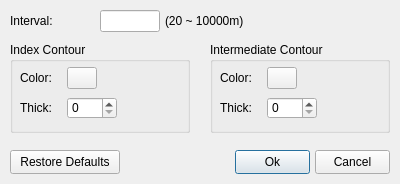
<?xml version="1.0" encoding="UTF-8"?>
<ui version="4.0">
 <class>ContourDlg</class>
 <widget class="QDialog" name="ContourDlg">
  <property name="geometry">
   <rect>
    <x>0</x>
    <y>0</y>
    <width>400</width>
    <height>184</height>
   </rect>
  </property>
  <property name="sizePolicy">
   <sizepolicy hsizetype="Preferred" vsizetype="Fixed">
    <horstretch>0</horstretch>
    <verstretch>0</verstretch>
   </sizepolicy>
  </property>
  <property name="minimumSize">
   <size>
    <width>400</width>
    <height>184</height>
   </size>
  </property>
  <property name="maximumSize">
   <size>
    <width>400</width>
    <height>184</height>
   </size>
  </property>
  <property name="windowTitle">
   <string>Contour Line Setting</string>
  </property>
  <property name="modal">
   <bool>true</bool>
  </property>
  <widget class="QPushButton" name="okButton">
   <property name="geometry">
    <rect>
     <x>235</x>
     <y>150</y>
     <width>75</width>
     <height>24</height>
    </rect>
   </property>
   <property name="sizePolicy">
    <sizepolicy hsizetype="Fixed" vsizetype="Fixed">
     <horstretch>0</horstretch>
     <verstretch>0</verstretch>
    </sizepolicy>
   </property>
   <property name="minimumSize">
    <size>
     <width>75</width>
     <height>24</height>
    </size>
   </property>
   <property name="maximumSize">
    <size>
     <width>75</width>
     <height>24</height>
    </size>
   </property>
   <property name="focusPolicy">
    <enum>Qt::StrongFocus</enum>
   </property>
   <property name="text">
    <string>Ok</string>
   </property>
   <property name="autoDefault">
    <bool>false</bool>
   </property>
   <property name="default">
    <bool>true</bool>
   </property>
  </widget>
  <widget class="QPushButton" name="cancelButton">
   <property name="geometry">
    <rect>
     <x>315</x>
     <y>150</y>
     <width>75</width>
     <height>24</height>
    </rect>
   </property>
   <property name="sizePolicy">
    <sizepolicy hsizetype="Fixed" vsizetype="Fixed">
     <horstretch>0</horstretch>
     <verstretch>0</verstretch>
    </sizepolicy>
   </property>
   <property name="minimumSize">
    <size>
     <width>75</width>
     <height>24</height>
    </size>
   </property>
   <property name="maximumSize">
    <size>
     <width>75</width>
     <height>24</height>
    </size>
   </property>
   <property name="focusPolicy">
    <enum>Qt::StrongFocus</enum>
   </property>
   <property name="text">
    <string>Cancel</string>
   </property>
   <property name="autoDefault">
    <bool>false</bool>
   </property>
  </widget>
  <widget class="QPushButton" name="defaultValueButton">
   <property name="geometry">
    <rect>
     <x>10</x>
     <y>150</y>
     <width>110</width>
     <height>24</height>
    </rect>
   </property>
   <property name="sizePolicy">
    <sizepolicy hsizetype="Fixed" vsizetype="Fixed">
     <horstretch>0</horstretch>
     <verstretch>0</verstretch>
    </sizepolicy>
   </property>
   <property name="focusPolicy">
    <enum>Qt::StrongFocus</enum>
   </property>
   <property name="text">
    <string>Restore Defaults</string>
   </property>
   <property name="autoDefault">
    <bool>false</bool>
   </property>
  </widget>
  <widget class="QLabel" name="intervalLabel">
   <property name="geometry">
    <rect>
     <x>10</x>
     <y>10</y>
     <width>75</width>
     <height>22</height>
    </rect>
   </property>
   <property name="sizePolicy">
    <sizepolicy hsizetype="Fixed" vsizetype="Fixed">
     <horstretch>0</horstretch>
     <verstretch>0</verstretch>
    </sizepolicy>
   </property>
   <property name="text">
    <string>Interval:</string>
   </property>
  </widget>
  <widget class="QGroupBox" name="ravineGroup">
   <property name="geometry">
    <rect>
     <x>10</x>
     <y>42</y>
     <width>180</width>
     <height>91</height>
    </rect>
   </property>
   <property name="sizePolicy">
    <sizepolicy hsizetype="Preferred" vsizetype="Preferred">
     <horstretch>0</horstretch>
     <verstretch>0</verstretch>
    </sizepolicy>
   </property>
   <property name="title">
    <string>Index Contour</string>
   </property>
   <widget class="QLabel" name="ravineColorLabel">
    <property name="geometry">
     <rect>
      <x>10</x>
      <y>25</y>
      <width>40</width>
      <height>22</height>
     </rect>
    </property>
    <property name="sizePolicy">
     <sizepolicy hsizetype="Fixed" vsizetype="Fixed">
      <horstretch>0</horstretch>
      <verstretch>0</verstretch>
     </sizepolicy>
    </property>
    <property name="text">
     <string>Color:</string>
    </property>
   </widget>
   <widget class="QLabel" name="ravineThickLabel">
    <property name="geometry">
     <rect>
      <x>10</x>
      <y>55</y>
      <width>40</width>
      <height>22</height>
     </rect>
    </property>
    <property name="sizePolicy">
     <sizepolicy hsizetype="Fixed" vsizetype="Fixed">
      <horstretch>0</horstretch>
      <verstretch>0</verstretch>
     </sizepolicy>
    </property>
    <property name="text">
     <string>Thick:</string>
    </property>
   </widget>
   <widget class="QSpinBox" name="ravineThickSpin">
    <property name="geometry">
     <rect>
      <x>57</x>
      <y>55</y>
      <width>50</width>
      <height>22</height>
     </rect>
    </property>
   </widget>
   <widget class="QToolButton" name="ravineColorButton">
    <property name="geometry">
     <rect>
      <x>57</x>
      <y>25</y>
      <width>30</width>
      <height>22</height>
     </rect>
    </property>
    <property name="text">
     <string/>
    </property>
   </widget>
  </widget>
  <widget class="QGroupBox" name="mainCurveGroup">
   <property name="geometry">
    <rect>
     <x>210</x>
     <y>42</y>
     <width>180</width>
     <height>91</height>
    </rect>
   </property>
   <property name="title">
    <string>Intermediate Contour</string>
   </property>
   <widget class="QLabel" name="mainColorLabel">
    <property name="geometry">
     <rect>
      <x>10</x>
      <y>25</y>
      <width>40</width>
      <height>22</height>
     </rect>
    </property>
    <property name="sizePolicy">
     <sizepolicy hsizetype="Fixed" vsizetype="Fixed">
      <horstretch>0</horstretch>
      <verstretch>0</verstretch>
     </sizepolicy>
    </property>
    <property name="text">
     <string>Color:</string>
    </property>
   </widget>
   <widget class="QLabel" name="mainThickLabel">
    <property name="geometry">
     <rect>
      <x>10</x>
      <y>55</y>
      <width>40</width>
      <height>22</height>
     </rect>
    </property>
    <property name="sizePolicy">
     <sizepolicy hsizetype="Fixed" vsizetype="Fixed">
      <horstretch>0</horstretch>
      <verstretch>0</verstretch>
     </sizepolicy>
    </property>
    <property name="text">
     <string>Thick:</string>
    </property>
   </widget>
   <widget class="QSpinBox" name="mainThickSpin">
    <property name="geometry">
     <rect>
      <x>57</x>
      <y>55</y>
      <width>50</width>
      <height>22</height>
     </rect>
    </property>
   </widget>
   <widget class="QToolButton" name="mainColorButton">
    <property name="geometry">
     <rect>
      <x>57</x>
      <y>25</y>
      <width>30</width>
      <height>22</height>
     </rect>
    </property>
    <property name="text">
     <string/>
    </property>
   </widget>
  </widget>
  <widget class="QLineEdit" name="intervalEdit">
   <property name="geometry">
    <rect>
     <x>100</x>
     <y>10</y>
     <width>60</width>
     <height>22</height>
    </rect>
   </property>
  </widget>
  <widget class="QLabel" name="intervalUnitLabel">
   <property name="geometry">
    <rect>
     <x>165</x>
     <y>10</y>
     <width>150</width>
     <height>22</height>
    </rect>
   </property>
   <property name="text">
    <string>(20 ~ 10000m)</string>
   </property>
  </widget>
 </widget>
 <tabstops>
  <tabstop>intervalEdit</tabstop>
  <tabstop>ravineColorButton</tabstop>
  <tabstop>ravineThickSpin</tabstop>
  <tabstop>mainColorButton</tabstop>
  <tabstop>mainThickSpin</tabstop>
  <tabstop>defaultValueButton</tabstop>
  <tabstop>okButton</tabstop>
  <tabstop>cancelButton</tabstop>
 </tabstops>
 <resources/>
 <connections/>
</ui>
